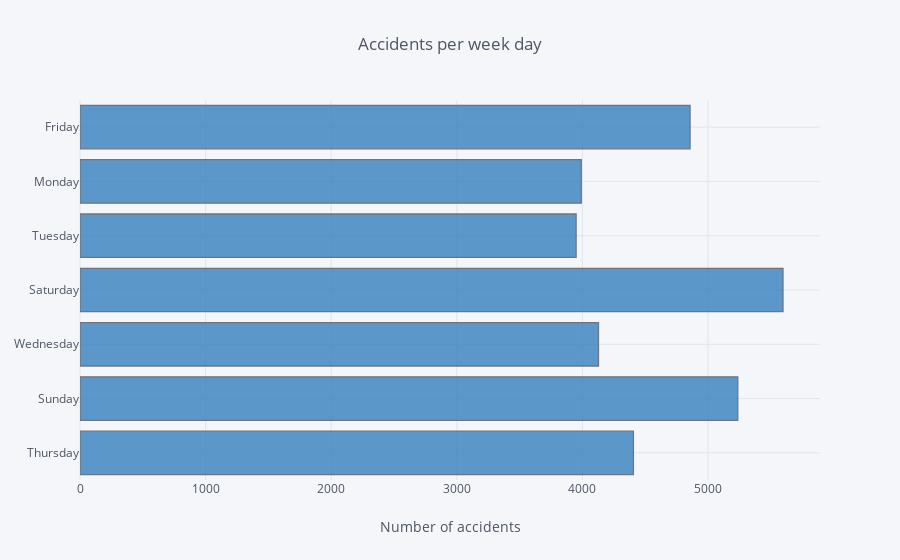

Notebook code for this chart:
### Code cell
#Plotting accidents per week day

df['day_week'].iplot(kind='hist', xTitle='Number of accidents', 
           title='Accidents per week day', orientation='h', color='blue')

### Figure 1 — Plotly figure (JSON) as saved in the notebook; plotly's stock layout.template omitted (floating-point values rounded to 4 significant figures; data arrays with more than 128 entries replaced by an {"elided": "..."} marker saying what was removed)
{"data": [{"histfunc": "count", "histnorm": "", "marker": {"color": "rgba(55, 128, 191, 1.0)", "line": {"color": "#4D5663", "width": 1.3}}, "name": "day_week", "opacity": 0.8, "orientation": "h", "type": "histogram", "uid": "54f65125-c894-4279-96e1-e07983379146", "y": {"elided": "32166 str values"}}], "layout": {"barmode": "overlay", "legend": {"bgcolor": "#F5F6F9", "font": {"color": "#4D5663"}}, "paper_bgcolor": "#F5F6F9", "plot_bgcolor": "#F5F6F9", "title": {"font": {"color": "#4D5663"}, "text": "Accidents per week day"}, "xaxis": {"gridcolor": "#E1E5ED", "showgrid": true, "tickfont": {"color": "#4D5663"}, "title": {"font": {"color": "#4D5663"}, "text": "Number of accidents"}, "zerolinecolor": "#E1E5ED"}, "yaxis": {"gridcolor": "#E1E5ED", "showgrid": true, "tickfont": {"color": "#4D5663"}, "title": {"font": {"color": "#4D5663"}, "text": ""}, "zerolinecolor": "#E1E5ED"}}}
